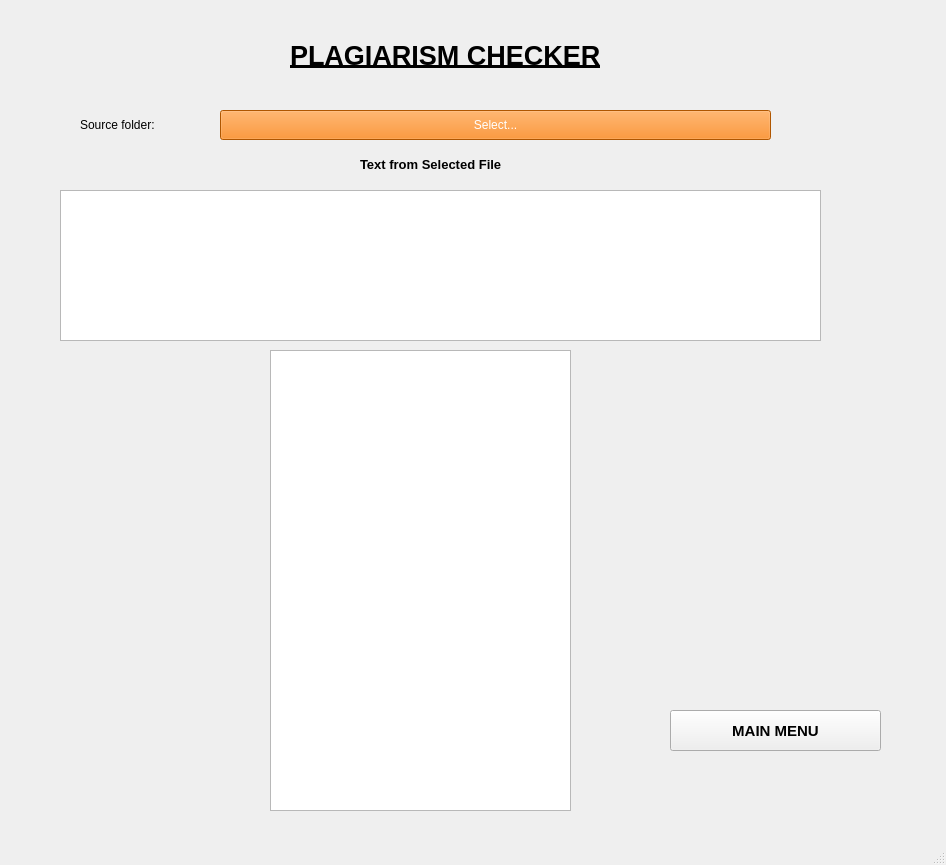
<?xml version="1.0" encoding="UTF-8"?>
<ui version="4.0">
 <class>Plagiarismchecker</class>
 <widget class="QMainWindow" name="Plagiarismchecker">
  <property name="geometry">
   <rect>
    <x>0</x>
    <y>0</y>
    <width>946</width>
    <height>865</height>
   </rect>
  </property>
  <property name="windowTitle">
   <string>MainWindow</string>
  </property>
  <widget class="QWidget" name="centralwidget">
   <widget class="QLabel" name="label_2">
    <property name="geometry">
     <rect>
      <x>80</x>
      <y>110</y>
      <width>111</width>
      <height>30</height>
     </rect>
    </property>
    <property name="styleSheet">
     <string notr="true"/>
    </property>
    <property name="text">
     <string>Source folder:</string>
    </property>
   </widget>
   <widget class="QPushButton" name="pushDir">
    <property name="geometry">
     <rect>
      <x>220</x>
      <y>110</y>
      <width>551</width>
      <height>30</height>
     </rect>
    </property>
    <property name="cursor">
     <cursorShape>PointingHandCursor</cursorShape>
    </property>
    <property name="styleSheet">
     <string notr="true">QPushButton
{
	color: white;
	background: rgb(245, 121, 0);
}</string>
    </property>
    <property name="text">
     <string>Select...</string>
    </property>
   </widget>
   <widget class="QTextEdit" name="selecttext">
    <property name="geometry">
     <rect>
      <x>60</x>
      <y>190</y>
      <width>761</width>
      <height>151</height>
     </rect>
    </property>
    <property name="readOnly">
     <bool>true</bool>
    </property>
   </widget>
   <widget class="QLabel" name="label">
    <property name="geometry">
     <rect>
      <x>290</x>
      <y>30</y>
      <width>401</width>
      <height>51</height>
     </rect>
    </property>
    <property name="font">
     <font>
      <pointsize>20</pointsize>
      <bold>true</bold>
      <underline>true</underline>
     </font>
    </property>
    <property name="text">
     <string>PLAGIARISM CHECKER</string>
    </property>
   </widget>
   <widget class="QLabel" name="label_3">
    <property name="geometry">
     <rect>
      <x>360</x>
      <y>149</y>
      <width>231</width>
      <height>31</height>
     </rect>
    </property>
    <property name="font">
     <font>
      <pointsize>10</pointsize>
      <bold>true</bold>
     </font>
    </property>
    <property name="text">
     <string>Text from Selected File</string>
    </property>
   </widget>
   <widget class="QTableView" name="tableView">
    <property name="geometry">
     <rect>
      <x>270</x>
      <y>350</y>
      <width>301</width>
      <height>461</height>
     </rect>
    </property>
   </widget>
   <widget class="QPushButton" name="backtomain">
    <property name="geometry">
     <rect>
      <x>670</x>
      <y>710</y>
      <width>211</width>
      <height>41</height>
     </rect>
    </property>
    <property name="font">
     <font>
      <pointsize>11</pointsize>
      <bold>true</bold>
     </font>
    </property>
    <property name="text">
     <string>MAIN MENU</string>
    </property>
   </widget>
  </widget>
  <widget class="QMenuBar" name="menubar">
   <property name="geometry">
    <rect>
     <x>0</x>
     <y>0</y>
     <width>946</width>
     <height>25</height>
    </rect>
   </property>
  </widget>
  <widget class="QStatusBar" name="statusbar"/>
 </widget>
 <resources/>
 <connections/>
</ui>
